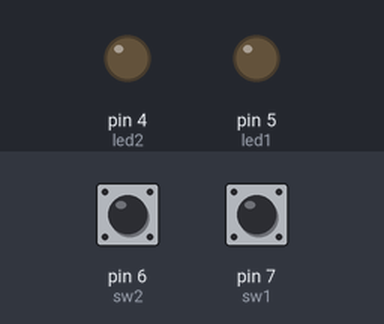
Bench run of a sketch on a simulated Arduino Uno, built with avr-gcc and run on an emulated ATmega328P. On the bench: output pins drawn as LEDs (lit = HIGH). Dashed ring = blinking. Inputs (shaded band) come from the test bench; at power-on: pin 6 (sw2) HIGH, pin 7 (sw1) HIGH.

Above: at 1.2 s.
1.3 s: pin 6 (sw2) pulled LOW for 0.15 s
At 1.37 s:
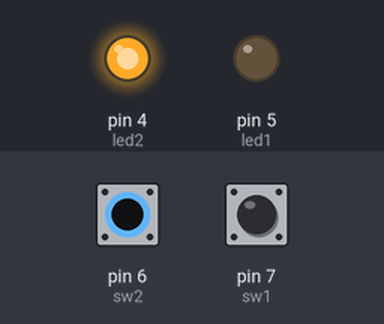
2.9 s: pin 7 (sw1) pulled LOW for 0.15 s
At 2.97 s:
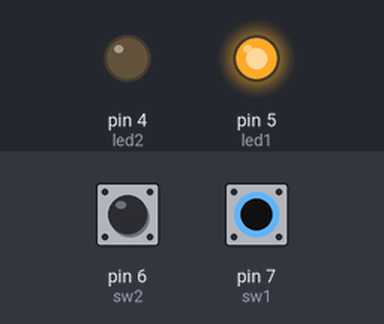
4.5 s: pin 7 (sw1) pulled LOW for 3.2 s
At 8.5 s:
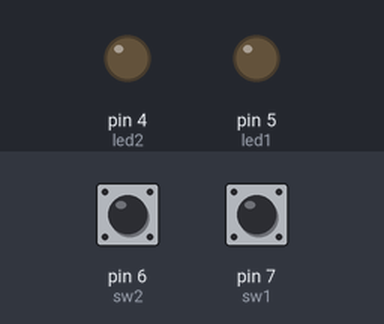
9.2 s: pin 6 (sw2) pulled LOW for 3.2 s
At 9.6 s:
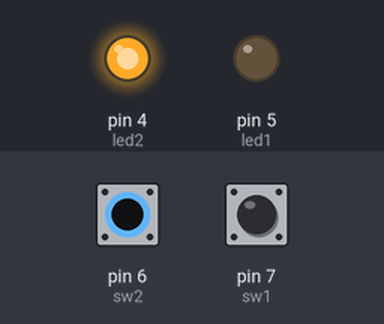
13.9 s: pin 6 (sw2) driven LOW and pin 7 (sw1) driven LOW
At 14.15 s:
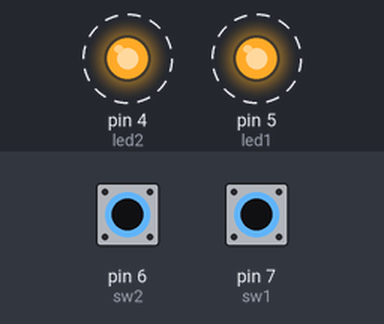
Timing chart, 0 to 17.9 s (numbered marks = the images above; inputs shaded):
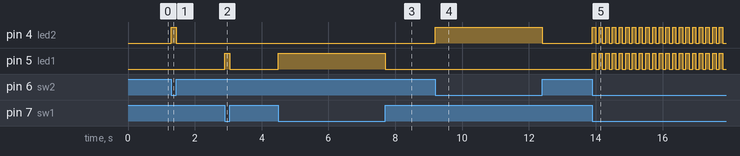

Measured:
- after the input at 1.3 s, pin 4 (led2): LOW → HIGH at once, → LOW 0.15 s later
- after the input at 2.9 s, pin 5 (led1): LOW → HIGH at once, → LOW 0.15 s later
- after the input at 4.5 s, pin 5 (led1): LOW → HIGH at once, → LOW 3.2 s later
- after the input at 9.2 s, pin 4 (led2): LOW → HIGH at once, → LOW 3.2 s later
- after the input at 13.9 s, pin 4 (led2), pin 5 (led1): alternates HIGH for 0.10 s and LOW for 0.10 s, starting at once

The sketch:

work1.ino
```cpp
#define sw1 7
#define sw2 6
#define led1 5
#define led2 4
int but1,but2 = 0;

void setup()
{
  pinMode(sw1, 0);
  pinMode(sw2, 0);
  pinMode(led1, 1);
  pinMode(led2, 1);
}

void loop()
{
  but1 = digitalRead(sw1),but2 = digitalRead(sw2);
  if (but1 == 0 and but2 == 0 ) {
    blink_led();
  }
  else if (but1 == 0 and but2 == 0) {
    digitalWrite(led1, 0);
  }
  if(but1 == 0){
    digitalWrite(led1, 1);
  }else{
    digitalWrite(led1, 0);
  }
  if(but2 == 0){
    digitalWrite(led2, 1);
  }else{
    digitalWrite(led2, 0);
  }
}
void blink_led() {
  digitalWrite(led1, 1),digitalWrite(led2, 1);
  delay(100);
  digitalWrite(led1, 0),digitalWrite(led2, 0);
  delay(100);
}
```
